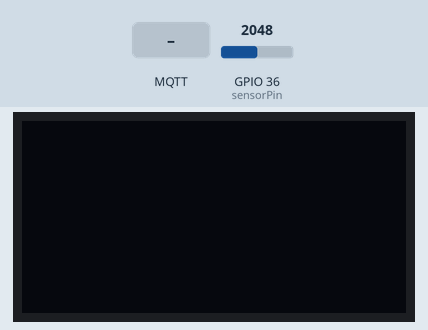
A sketch run on a simulated ESP32. On the bench: 128×64 one-colour display. The test bench sets the inputs (shaded band); at power-on: GPIO 36 (sensorPin) = 2048. WiFi joins after 1.5 s; servers stay silent unless stated; no MQTT or app messages arrive unless stated; what the sketch prints to the serial monitor is not drawn.

Above: at 3.2 s.
3.3 s: MQTT message "/display" arrives on the first subscribed topic
At 3.7 s:
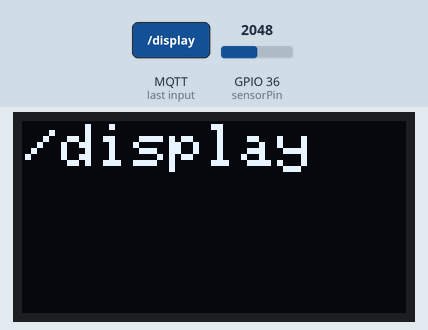
4.8 s: MQTT message "1" arrives on the first subscribed topic
At 6.0 s:
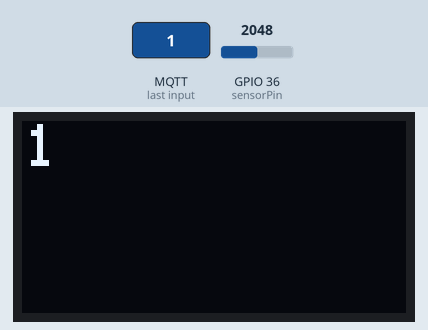
6.3 s: MQTT message "on" arrives on the first subscribed topic
At 7.1 s:
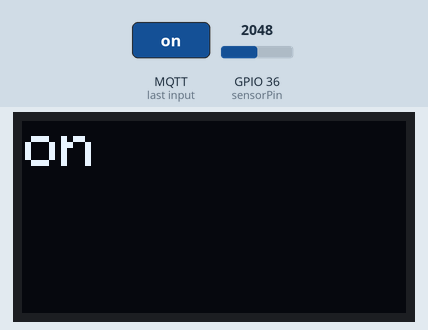
7.8 s: MQTT message "off" arrives on the first subscribed topic
At 8.3 s:
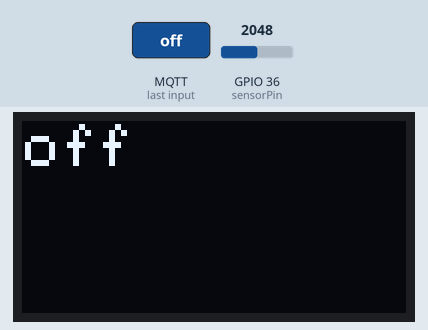
9.3 s: MQTT message "/display" arrives on the first subscribed topic
At 10.5 s:
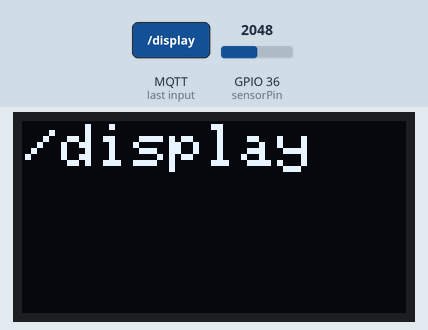
10.8 s: MQTT message "on" arrives on the first subscribed topic
At 11.8 s:
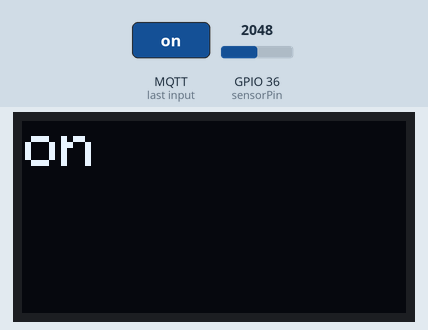
Timing chart, 0 to 13.3 s (numbered marks = the images above; inputs shaded):
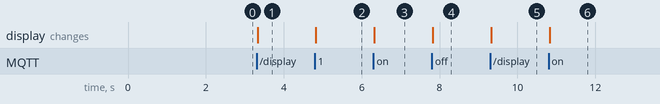

The sketch:

node.ino
```cpp
#include <SPI.h>
#include <Wire.h>
#include <Adafruit_GFX.h>
#include <Adafruit_SSD1306.h>
#include <PubSubClient.h> // Allows us to connect to, and publish to the MQTT broker
#include <WiFiClientSecure.h>


// WiFi
// Make sure to update this for your own WiFi network!
const char* ssid = "GalaxyA113067";
const char* wifipassword = "bspr3246";

// MQTT
// Make sure to update this for your own MQTT Broker!
const char* mqtt_server = "192.168.43.217";
const char* mqtt_topic_d = "/display";
const char* mqtt_topic_s = "/sensor";
const char* mqtt_username = "iocProject";
const char* mqtt_password = "rahimTT";
// The client id identifies the ESP device. Think of it a bit like a hostname (Or just a name, like Greg).
const char* clientID = "ID";

WiFiClient wifi;

PubSubClient client(mqtt_server, 1883, wifi); // 1883 is the listener port for the Broker

#define SCREEN_WIDTH 128 // OLED display width, in pixels
#define SCREEN_HEIGHT 64 // OLED display height, in pixels

#define OLED_RESET     16 // Reset pin # (or -1 if sharing Arduino reset pin)
#define SCREEN_ADDRESS 0x3D ///< See datasheet for Address; 0x3D for 128x64, 0x3C for 128x32

TwoWire twi = TwoWire(1); // our own TwoWire instance on bus 1
Adafruit_SSD1306 display(SCREEN_WIDTH, SCREEN_HEIGHT, &twi, OLED_RESET);

int sensorPin = A0;    // select the input pin for the photo-resistor
int sensorValue = 0;  // variable to store the value coming from the sensor

void setup_Oled(){
  twi.begin(4,15);
  // SSD1306_SWITCHCAPVCC = generate display voltage from 3.3V internally
  if(!display.begin(SSD1306_SWITCHCAPVCC, 0x3C)) {
    Serial.println(F("SSD1306 allocation failed"));
    for(;;); // Don't proceed, loop forever
  }
  display.clearDisplay();
  display.setTextSize(2); // Draw 2X-scale text
  display.setTextColor(SSD1306_WHITE);
  display.setCursor(40, 0);

}

void Oled_disp(String s) {
  display.clearDisplay();
  display.setCursor(1, 1);
  display.print(s);
  display.display();
}

void setup_wifi(){
    Serial.print("Connecting to SSID: ");
    Serial.println(ssid);

    WiFi.begin(ssid, wifipassword);

    while( WiFi.status() != WL_CONNECTED ) {
        Serial.print(".");
        delay(1000);
    }

    Serial.print("Connected to ");
    Serial.println(ssid);
}

void ReceivedMessage(char* topic, byte* payload, unsigned int length) {
  // Output the first character of the message to serial (debug)
  char msg[length+1];

  Serial.print("Message arrived [");
  Serial.print(topic);
  Serial.print("] ");
  for (int i = 0; i < length; i++) {
    msg[i] = (char)payload[i];
    Serial.print((char)payload[i]);
  }
  msg[length]=0;
  Serial.println();
  if(!strcmp(topic, "/display")){
     Oled_disp(msg);
  }
}
void Connect()
{
  if (client.connect(clientID, mqtt_username, mqtt_password)){
          client.subscribe(mqtt_topic_d);
          Serial.println("Connected to MQTT Broker!");
  }
  else
    Serial.println("Connection to MQTT Broker failed...");
}
void setup_mqtt(){
    client.setCallback(ReceivedMessage);
  // Connect to MQTT Broker
  // client.connect returns a boolean value to let us know if the connection was successful.
  // If the connection is failing, make sure you are using the correct MQTT Username and Password (Setup Earlier in the Instructable)
  while (!client.connected()) {
    Serial.print("Attempting MQTT connection...");
    // Attempt to connect
    if (client.connect(clientID,  mqtt_username, mqtt_password)) {
      Serial.println("connected");
      // Subscribe
      client.subscribe(mqtt_topic_d);
    } else {
      Serial.print("failed, rc=");
      Serial.print(client.state());
      if(WiFi.status() != WL_CONNECTED)
        Serial.println("not connected to wifi");
      Serial.println(" try again in 5 seconds");
      // Wait 5 seconds before retrying
      delay(5000);
    }
  }
}

void setup() {
  // put your setup code here, to run once:
    Serial.begin(9600);
    setup_Oled();
    setup_wifi();
    setup_mqtt();
}

int interval = 1000; //in mili seconds
void loop() {
  static unsigned long prevMillis = millis();

  // put your main code here, to run repeatedly:
    if (!client.connected()) {
    Connect();
  }
  // client.loop() just tells the MQTT client code to do what it needs to do itself (i.e. check for messages, etc.)
  client.loop();

  if (millis() - prevMillis >= interval) {
    sensorValue = 4096 - analogRead(sensorPin);
    client.publish(mqtt_topic_s,String(sensorValue).c_str());
    Serial.println(String(sensorValue));
    prevMillis = millis();
  }

}
```

Measured:
- after the input at 3.3 s, the display: changes at once (image 1)
- after the input at 4.8 s, the display: changes at once (image 2)
- after the input at 6.3 s, the display: changes at once (image 3)
- after the input at 7.8 s, the display: changes at once (image 4)
- after the input at 9.3 s, the display: changes at once (image 5)
- after the input at 10.8 s, the display: changes at once (image 6)
